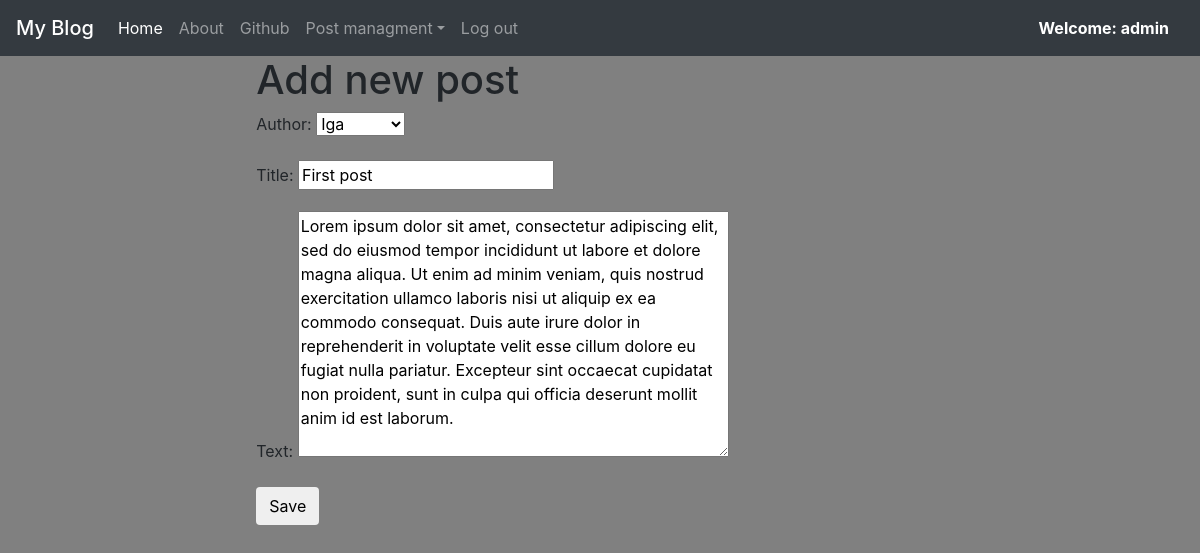
Screenshot of /post/2/edit/ (signed in) with the database file from the repository.
### app/models.py (models this page shows, shortened)
class Post(models.Model):
    author = models.ForeignKey(User, on_delete=models.deletion.CASCADE)
    title = models.CharField(max_length=200)
    text = models.TextField()
    create_date = models.DateTimeField(default=timezone.now)
    published_date = models.DateTimeField(blank=True, null=True)
    likes = models.ManyToManyField(User, related_name='post_like')

### app/views.py (the view)
# urls.py: path('post/<int:pk>/edit/', views.PostEdit.as_view(), name='edit_post'),
class PostEdit(LoginRequiredMixin, UpdateView):
    login_url = '/login/'
    template_name = 'app/post.html'
    redirect_field_name = 'app/post_detail.html'
    model = Post
    form_class = PostForm

### app/forms.py
class PostForm(forms.ModelForm):
    class Meta:
        model = Post
        fields = ('author','title', 'text',)

### templates/app/post.html (shortened to what this page needs)
{% extends 'app/index.html' %}
{% block content %}
    <h1>Add new post</h1>
    <form method="POST" class="post-form">
    {{form.as_p}}
    <button type="submit" class="save btn btn-default">Save</button>
    </form>
{% endblock %}

### templates/app/index.html (shortened to what this page needs)
<!DOCTYPE html>
{% load static %}
<html lang="en">
<head>
    <link rel="stylesheet" href="https://maxcdn.bootstrapcdn.com/bootstrap/4.0.0/css/bootstrap.min.css">
</head>
<body>
   <nav class="navbar sticky-top navbar-expand-lg navbar-dark bg-dark">
  <a class="navbar-brand mb-0 h1" href="{% url 'post_list' %}">My Blog</a>
  <div class="collapse navbar-collapse" id="navbarSupportedContent">
    <ul class="navbar-nav mr-auto">
        <li class="nav-item active">
            <a class="nav-link" href="{% url 'post_list' %}">Home<span class="sr-only">(current)</span></a>
        </li>
        <li class="nav-item">
            <a class="nav-link" href="{% url 'about' %}">About</a>
        </li>
        <li class="nav-item">
            <a class="nav-link" href="https://www.github.com/igness1">Github</a>
        </li>
        {% if user.is_authenticated%}
        <li class="nav-item dropdown">
            <a class="nav-link dropdown-toggle" href="#" id="navbarDropdown" role="button" data-toggle="dropdown" aria-haspopup="true" aria-expanded="false">
             Post managment</a>
        </li>
        <li class="nav-item">
            <a class="nav-link" href="{% url 'logout' %}">Log out</a>
        </li>
        {% else %}
        <li class="nav-item">
            <a class="nav-link" href="{% url 'login' %}">Log In</a>
        </li>
        {% endif %}
    </ul>
        {% if user.is_authenticated %}
        <a style="color:white; margin-left:10px; margin-right:15px;"><b>Welcome: {{ user.username }}</b></a>
        {% endif %}
  </div>
</nav>
<div class="">
  <div class="row">
    <div class="col">
    </div>
    <div class="col-7" >
        {% block content %}
        {% endblock %}
    </div>
    <div class="col">
    </div>
  </div>
</div>
</body>
</html>

### templates/app/index.html (style rules this page uses)
body { background-color: grey; }

### rows the page displays
Post: author "Iga", title "First post", text "Lorem ipsum dolor sit amet, consectetur adipiscing elit, sed do eiusmod tempor incididunt ut labore et dolore magna aliqua. Ut enim ad minim veniam, quis nostrud exercitation ullamco laboris nisi ut aliquip ex ea commodo consequat. Duis aute irure dolor in reprehenderit in voluptate velit esse cillum dolore eu fugiat nulla pariatur. Excepteur sint occaecat cupidatat non proident, sunt in culpa qui officia deserunt mollit anim id est laborum."

### other values shown
{{ user.username }} "admin"
